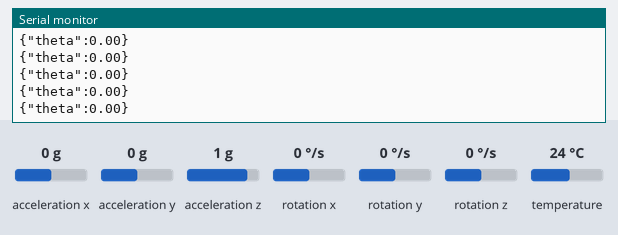
A sketch run on a simulated ESP32. Shown: the last lines printed to the serial monitor. The test bench sets the inputs (shaded band); at power-on: rotation z 0 °/s, acceleration x 0 g, acceleration y 0 g, acceleration z 1 g, rotation x 0 °/s, rotation y 0 °/s, temperature 24 °C. WiFi joins after 1.5 s; servers stay silent unless stated; no MQTT or app messages arrive unless stated.

Above: at 12.6 s.
12.7 s: rotation z set to -192 °/s
At 12.74 s:
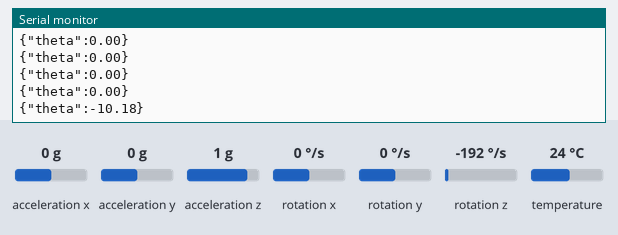
14.2 s: rotation z set to -100 °/s
At 14.22 s:
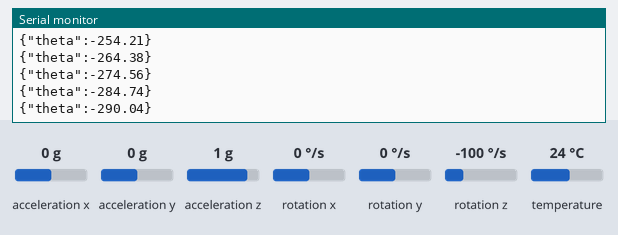
Timing chart, 0 to 17.2 s (numbered marks = the images above; inputs shaded):
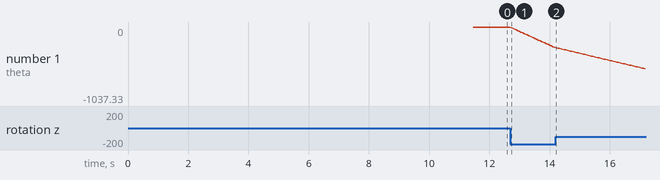

Measured:
- after the input at 12.7 s, the serial monitor: prints a new line at once (image 1)
- plotted number 1: 0 → -284.74 after the input at 12.7 s

The sketch:

codigo-calibracion-de-IMU.ino
```cpp
#include <WiFi.h>
#include <PubSubClient.h>
#include <Wire.h>
#include <Adafruit_MPU6050.h>
#include <Adafruit_Sensor.h>

const char* ssid = "INFINITUM7F1E";
const char* password = "XZKjB7bvkt";
const char* mqtt_server = "192.168.1.230";

WiFiClient espClient;
PubSubClient client(espClient);

Adafruit_MPU6050 mpu;

float theta = 0;
float gyroOffsetZ = 0;

unsigned long lastTime = 0;

void setup_wifi() {
  Serial.println("Conectando WiFi...");

  WiFi.begin(ssid, password);

  while (WiFi.status() != WL_CONNECTED) {
    delay(500);
    Serial.print(".");
  }

  Serial.println("\nWiFi conectado");
  Serial.print("IP: ");
  Serial.println(WiFi.localIP());
}

void reconnect() {
  while (!client.connected()) {
    Serial.println("Conectando MQTT...");

    if (client.connect("ESP32IMU")) {
      Serial.println("MQTT conectado");
    } else {
      Serial.print("Error MQTT: ");
      Serial.println(client.state());
      delay(2000);
    }
  }
}

void calibrarGyro() {
  Serial.println("Calibrando gyro... no mover sensor");

  float suma = 0;
  const int muestras = 2000;

  for (int i = 0; i < muestras; i++) {
    sensors_event_t a, g, temp;
    mpu.getEvent(&a, &g, &temp);

    suma += g.gyro.z;
    delay(2);
  }

  gyroOffsetZ = suma / muestras;

  Serial.print("Offset Z = ");
  Serial.println(gyroOffsetZ, 8);
}

void setup() {
  Serial.begin(115200);
  delay(1000);

  Serial.println("Iniciando I2C...");

  Wire.begin(8, 9);
  Wire.setClock(100000);

  delay(500);

  Serial.println("Iniciando MPU6050...");

  if (!mpu.begin(0x68, &Wire)) {
    Serial.println("MPU6050 no encontrada");
    while (1);
  }

  Serial.println("MPU6050 lista");

  mpu.setAccelerometerRange(MPU6050_RANGE_4_G);
  mpu.setGyroRange(MPU6050_RANGE_250_DEG);
  mpu.setFilterBandwidth(MPU6050_BAND_21_HZ);

  calibrarGyro();

  setup_wifi();

  client.setServer(mqtt_server, 1883);

  lastTime = millis();
}

void loop() {
  if (!client.connected()) {
    reconnect();
  }

  client.loop();

  sensors_event_t a, g, temp;
  mpu.getEvent(&a, &g, &temp);

  unsigned long currentTime = millis();
  float dt = (currentTime - lastTime) / 1000.0;
  lastTime = currentTime;

  float gyroZ = g.gyro.z - gyroOffsetZ;

  // zona muerta anti drift
  if (abs(gyroZ) < 0.01) {
    gyroZ = 0;
  }

  theta += gyroZ * dt * 57.2958;

  String payload = "{\"theta\":" + String(theta, 2) + "}";

  bool ok = client.publish("robot/imu", payload.c_str());

  if (ok) {
    Serial.println(payload);
  } else {
    Serial.println("Error envio MQTT");
  }

  delay(50);
}
```
